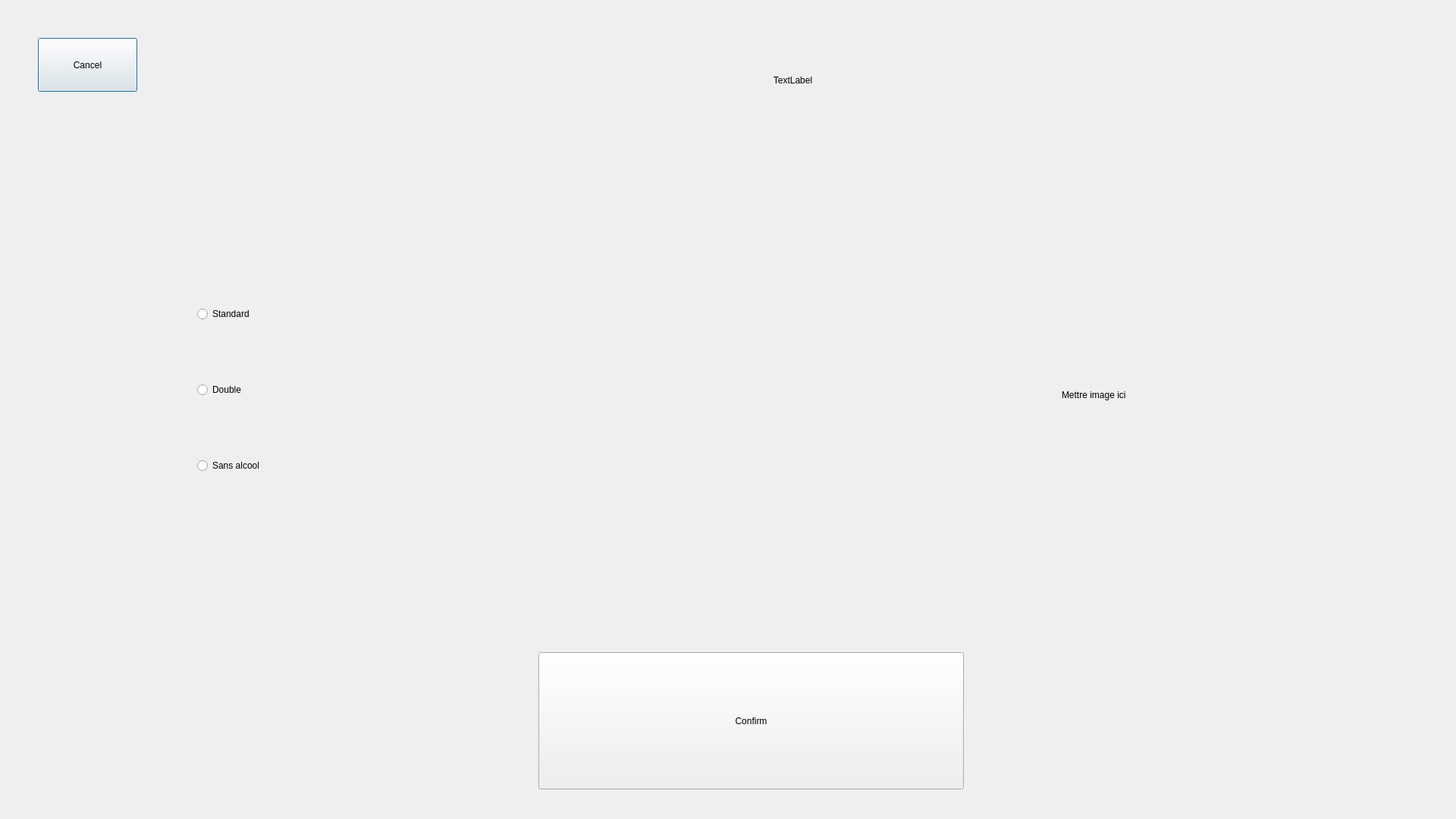
<?xml version="1.0" encoding="UTF-8"?>
<ui version="4.0">
 <class>Dialog</class>
 <widget class="QDialog" name="Dialog">
  <property name="geometry">
   <rect>
    <x>0</x>
    <y>0</y>
    <width>1920</width>
    <height>1080</height>
   </rect>
  </property>
  <property name="windowTitle">
   <string>Dialog</string>
  </property>
  <widget class="QLabel" name="label_title">
   <property name="geometry">
    <rect>
     <x>410</x>
     <y>50</y>
     <width>1271</width>
     <height>111</height>
    </rect>
   </property>
   <property name="text">
    <string>TextLabel</string>
   </property>
   <property name="alignment">
    <set>Qt::AlignCenter</set>
   </property>
  </widget>
  <widget class="QPushButton" name="pushButton_return">
   <property name="geometry">
    <rect>
     <x>50</x>
     <y>50</y>
     <width>131</width>
     <height>71</height>
    </rect>
   </property>
   <property name="text">
    <string>Cancel</string>
   </property>
  </widget>
  <widget class="QLabel" name="label_drinkImage">
   <property name="geometry">
    <rect>
     <x>1400</x>
     <y>170</y>
     <width>471</width>
     <height>701</height>
    </rect>
   </property>
   <property name="text">
    <string>Mettre image ici</string>
   </property>
  </widget>
  <widget class="QPushButton" name="pushButton_confirm">
   <property name="geometry">
    <rect>
     <x>710</x>
     <y>860</y>
     <width>561</width>
     <height>181</height>
    </rect>
   </property>
   <property name="text">
    <string>Confirm</string>
   </property>
  </widget>
  <widget class="QWidget" name="verticalLayoutWidget">
   <property name="geometry">
    <rect>
     <x>260</x>
     <y>330</y>
     <width>421</width>
     <height>371</height>
    </rect>
   </property>
   <layout class="QVBoxLayout" name="verticalLayout_options">
    <item>
     <widget class="QRadioButton" name="radioButton_normal">
      <property name="text">
       <string>Standard</string>
      </property>
     </widget>
    </item>
    <item>
     <widget class="QRadioButton" name="radioButton_double">
      <property name="text">
       <string>Double</string>
      </property>
     </widget>
    </item>
    <item>
     <widget class="QRadioButton" name="radioButton_virgin">
      <property name="text">
       <string>Sans alcool</string>
      </property>
     </widget>
    </item>
   </layout>
  </widget>
  <widget class="QWidget" name="verticalLayoutWidget_2">
   <property name="geometry">
    <rect>
     <x>770</x>
     <y>320</y>
     <width>401</width>
     <height>401</height>
    </rect>
   </property>
   <layout class="QVBoxLayout" name="verticalLayout_ingredients"/>
  </widget>
 </widget>
 <resources/>
 <connections/>
</ui>
